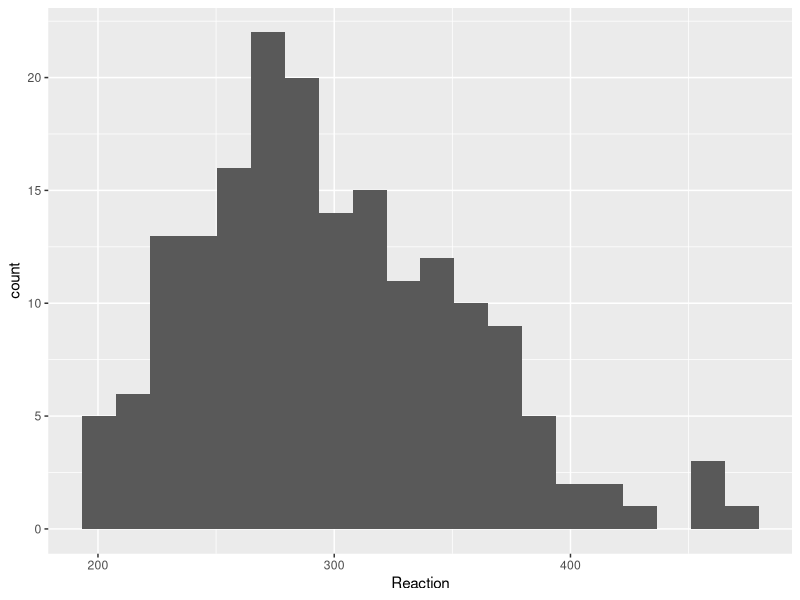
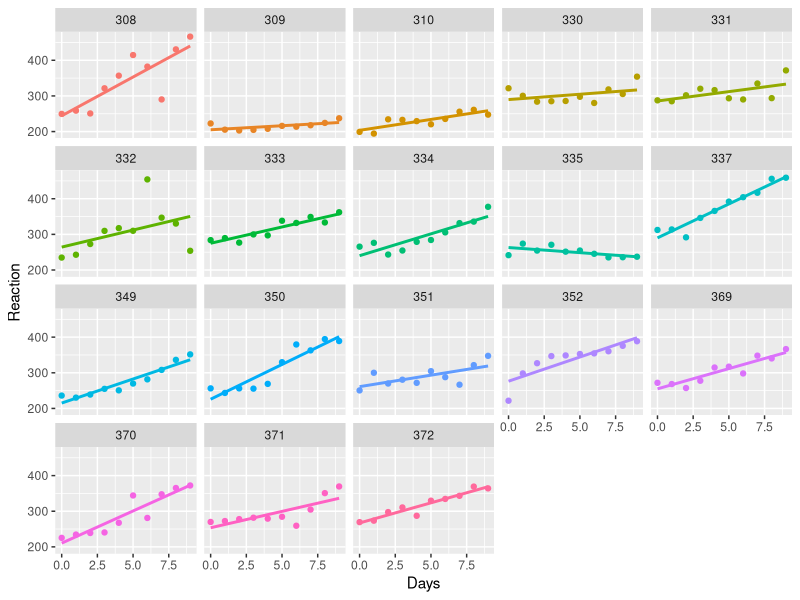

Generate these figures, in order, with R:
library(lme4)
library(lme4)
library(lmerTest)
library(tidyverse)

ggplot(sleepstudy, 
       aes(x = Reaction)
) + geom_histogram(bins = 20)

# fit a normal distribution to the reaction times
M_7_1 <- lm(Reaction ~ 1, data = sleepstudy)
coef(M_7_1) # mean of the normal distribution
sigma(M_7_1) # sd of normal distribution

M_7_2 <- lm(Reaction ~ 1, 
            data = filter(sleepstudy, Subject == '308')
)
coef(M_7_2)
sigma(M_7_2)


M_7_3 <- lm(Reaction ~ 1, 
            data = filter(sleepstudy, Subject == '309')
)
coef(M_7_3)
sigma(M_7_3)

# multilevel normal model
M_7_4 <- lmer(Reaction ~ 1 + (1|Subject), data = sleepstudy)
summary(M_7_4)


# Plot scatterplots for each subject --------------------------------------

ggplot(sleepstudy,
       aes(x = Days, y = Reaction, colour = Subject)
) + geom_point() + stat_smooth(method = 'lm', se = FALSE) +
  facet_wrap(~Subject) +
  theme(legend.position = 'none')


# multilevel linear model of effect of 
# sleep deprivation on reaction time
M_7_5 <- lmer(Reaction ~ Days + (Days|Subject), data = sleepstudy)
M_7_5a <- lmer(Reaction ~ 1 + Days + (1 + Days|Subject), data = sleepstudy)

summary(M_7_5)


b <- fixef(M_7_5)
b[1] - qnorm(p = 0.975) * 24.741
b[1] + qnorm(p = 0.975) * 24.741

# 95% inner range of the normal distribution of intercept terms
b[1] + c(-1,1) * qnorm(p = 0.975) * 24.741

# 95% inner range of the normal distribution of slope terms
b[2] + c(-1,1) * qnorm(p = 0.975) * 5.922
